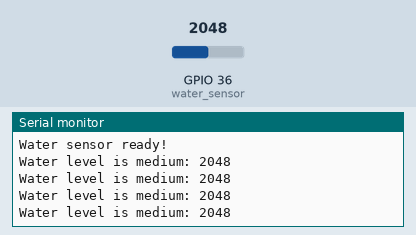
The sketch below on a simulated ESP32. Shown: the last lines printed to the serial monitor. Inputs (shaded band) come from the test bench; at power-on: GPIO 36 (water_sensor) = 2048.

Above: at 1.2 s.
1.3 s: GPIO 36 (water_sensor) set to 2427
At 1.71 s:
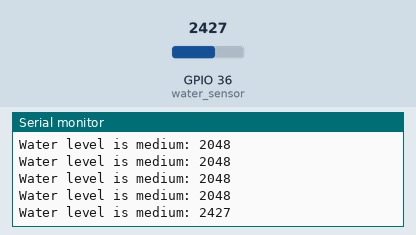
2.8 s: GPIO 36 (water_sensor) set to 2547
At 3.21 s:
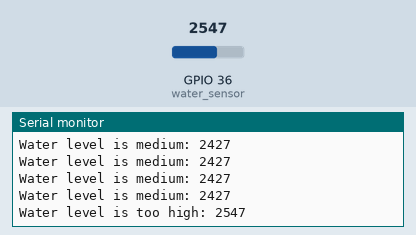

Measured:
- the behaviour switches between 2500 and 2501 on GPIO 36 (water_sensor) (found by bisection; images 1 and 2)
- after the input at 1.3 s, the serial monitor: prints a new line after 0.20 s (image 1)
- after the input at 2.8 s, the serial monitor: prints a new line after 0.20 s (image 2)

The sketch:

esp32_waterSensor.ino
```cpp
int water_sensor = 36;
int val;

void setup() {
  Serial.begin(9600);
  pinMode(water_sensor, INPUT);
  Serial.println("Water sensor ready!");
}

void loop() {
  val = analogRead(water_sensor);
  if (val > 2500) {
    Serial.println("Water level is too high: " + (String) val);
  } else if (val > 800) {
    Serial.println("Water level is medium: "  + (String) val);
  } else {
    Serial.println("Water level is low: "  + (String) val);
  }
  delay(300);
}
```
